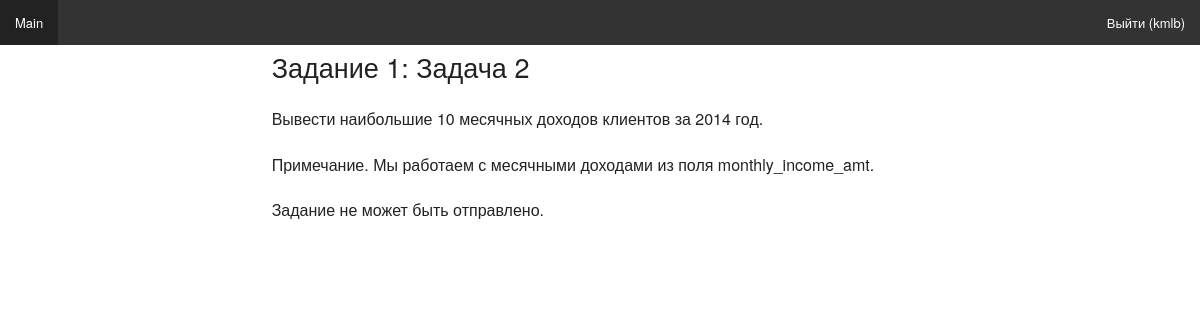
The page /task_details/7/ (signed in) on the database its author committed.
### contest/models.py (models this page shows, shortened)
class Task(models.Model):
    title = models.CharField(verbose_name=u'Название', max_length=200)
    formulation = models.TextField(verbose_name=u'Формулировка')
    module_task_set = models.ForeignKey(verbose_name=u'Задание', to=ModuleTaskSet)
    class Meta:
        ordering = ('title',)
        verbose_name = u'Задача'
        verbose_name_plural = u'Задача'
    def __unicode__(self):
        return self.module_task_set.title + ": " +  self.title

class ModuleTaskSet(models.Model):
    title = models.CharField(verbose_name=u'Название', max_length=200)
    order_in_course = models.IntegerField(verbose_name=u'Номер задания')
    class Meta:
        ordering = ('order_in_course',)
        verbose_name = u'Задание'
        verbose_name_plural = u'Задания'

### contest/views.py (the view)
# urls.py: url(r'^task_details/(?P<task_id>\d+)/$', views.task_details, name='task_details'),
@login_required(login_url='/auth/login')
def task_details(request, task_id):
    try:
        task = Task.objects.get(id = task_id)
    except Task.DoesNotExist:
        raise Http404
    curr_user = auth.get_user(request)
    try:
        student = Students_profile.objects.get(system_user=curr_user)
    except Students_profile.DoesNotExist:
        raise Http404
    try:
        d_line1 = Task_deadline_first.objects.get(group = student.student_group, task = task.module_task_set)
    except Task_deadline_first.DoesNotExist:
        return render(request, 'contest/task_details.html', {'task': task, 'form': None,'post':False,
                                                             'username': auth.get_user(request).username, })
    try:
        d_line2 = Task_deadline_last.objects.get(group = student.student_group, task = task.module_task_set)
    except Task_deadline_last.DoesNotExist:
        return render(request, 'contest/task_details.html', {'task': task, 'form': None,'post':False,
                                                             'username': auth.get_user(request).username, })
    if request.method == "POST":
        form = SubmissionForm(request.POST)
        if (not Task_submission.objects.filter(student=student, task=task).exists() and timezone.now() < d_line1.deadline)\
        or timezone.now() > d_line2.deadline:
            if form.is_valid():
                post = form.save(commit=False)
                post.task = task
                post.subm_time = timezone.now()
                post.student = student
                post.save()
    else:
        form = SubmissionForm()
    if (not Task_submission.objects.filter(student=student, task=task).exists() and timezone.now() < d_line1.deadline)\
        or timezone.now() > d_line2.deadline:
        return render(request, 'contest/task_details.html', {'task':task, 'form':form,
                                                       'username': auth.get_user(request).username,})
    else:
        return render(request, 'contest/task_details.html', {'task': task, 'form': None,'post':request.method == "POST",
                                                             'username': auth.get_user(request).username, })

### contest/templates/contest/task_details.html
{% extends 'contest/main.html' %}
{% block content %}
<div class="row">
    <div class="large-offset-2 large-8 columns end">
        <h3>{{task}}</h3>
        <p>{{task.formulation |linebreaks }}</p>
        {% if  form %}
        <form method="POST" class="post-form">
            {{ form.as_p }}
        <input type="submit" class="button" value="Сохранить решение">
        </form>
        {% else %}
            {% if  post %}
            <p>Задание успешно отправлено.</p>
            {% else %}
            <p>Задание не может быть отправлено.</p>
            {% endif %}
        {% endif %}
    </div >
</div >
{% endblock %}

### contest/templates/contest/main.html (shortened to what this page needs)
{% load staticfiles %}
<html>
<head>
    <link rel="stylesheet" type="text/css" href="{% static "static/css/foundation.css" %}">
</head>
<body>
<div class="top-bar">
    <section class="top-bar-section">
        <ul class="right">
            {% if username %}
                <li><a href="/auth/logout/">Выйти ({{ username }})</a></li>
            {% else %}
                <li><a href="/auth/login/">Войти</a></li>
            {% endif %}
        </ul>
        <ul class="left">
            <li><a href="/home">Main </a></li>
        </ul>
    </section>
</div>
<div class="row">
{% block content %}{% endblock %}
</div>
</body>
</html>

### rows shown on the page
Task: module_task_set+title "Задание 1: Задача 2", formulation "Вывести наибольшие 10 месячных доходов клиентов за 2014 год. Примечание. Мы работаем с месячными доходами из поля monthly_income_amt."

### other values the page prints
{{ username }} "kmlb"
